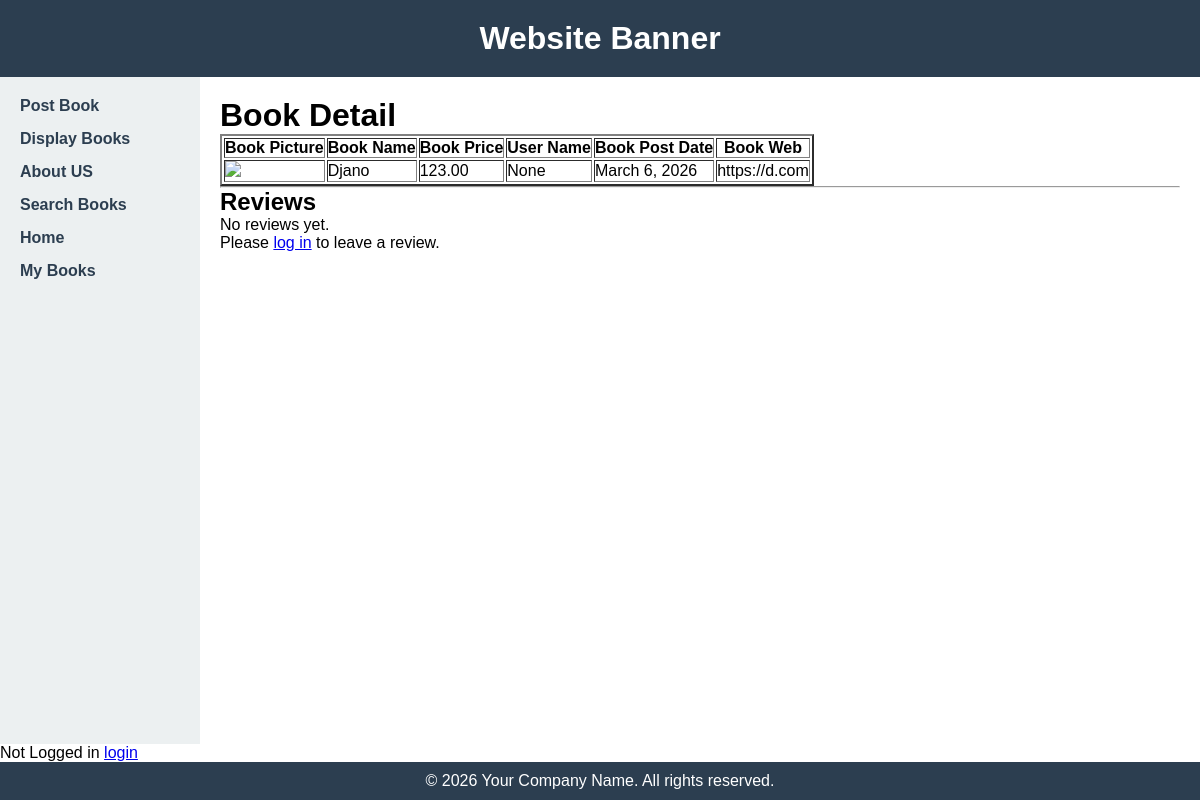
Before: /book_detail/1 with the older database file.
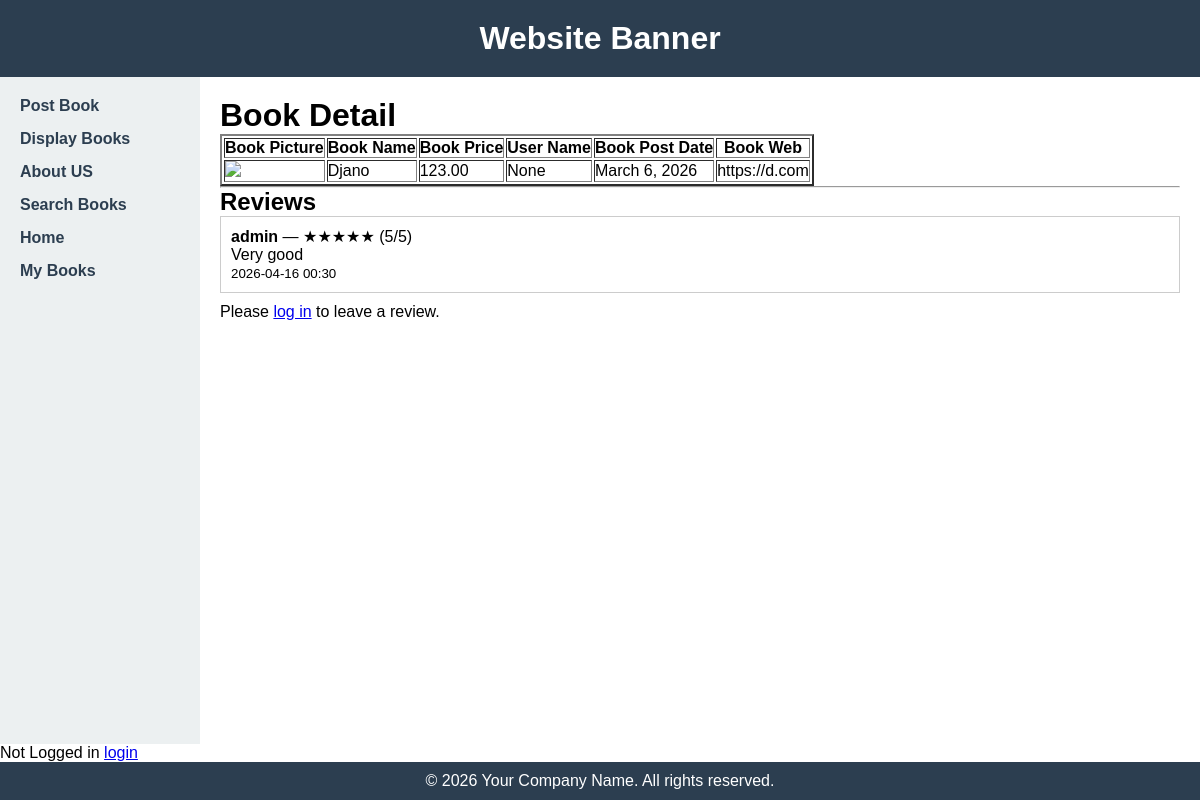
After: the same page with the newer database file.
### bookMng/models.py (models this page shows, shortened)
class MainMenu(models.Model):
    item = models.CharField(max_length=300, unique=True)
    link = models.CharField(max_length=300, unique=True)

class BookReview(models.Model):
    book = models.ForeignKey(Book, on_delete=models.CASCADE, related_name="reviews")
    user = models.ForeignKey(
        settings.AUTH_USER_MODEL,
        on_delete=models.CASCADE,
        related_name="book_reviews",
    )
    rating = models.PositiveSmallIntegerField(
        validators=[MinValueValidator(1), MaxValueValidator(5)]
    )
    comment = models.TextField()
    created_at = models.DateTimeField(auto_now_add=True)
    updated_at = models.DateTimeField(auto_now=True)
    class Meta:
        ordering = ["-created_at"]
        constraints = [
            models.UniqueConstraint(
                fields=["book", "user"],
                name="unique_review_per_user_per_book",
            )
        ]

### bookMng/views.py (the view)
# urls.py: path('book_detail/<int:book_id>', views.book_detail, name='book_detail'),
def book_detail(request, book_id):
    book = get_object_or_404(Book, id=book_id)
    book.pic_path = book.picture.url[14:]
    reviews = BookReview.objects.filter(book=book).order_by("-created_at")
    if request.user.is_authenticated:
        user_review = BookReview.objects.filter(book=book, user=request.user).first()
    else:
        user_review = None
    form = BookReviewForm(instance=user_review)
    return render(request,
                  'bookMng/book_detail.html',
                  {
                      'item_list': MainMenu.objects.all(),
                      'book': book,
                      'reviews': reviews,
                      'user_review': user_review,
                      'form': form,
                  })

### bookEx/templates/bookMng/book_detail.html (shortened to what this page needs)
{% extends "base.html" %}
{% load static %}
{% block sidenav %}
   {% for item in item_list %}
      <li>
        <a href="{{ item.link }}">  {{ item.item }} </a>
      </li>
   {% endfor %}
{% endblock sidenav %}
{% block content %}
   <h1>Book Detail</h1>
   <table border="2" >
      <tr>
          <th>
              Book Picture
          </th>
          <th>
              Book Name
          </th>
          <th>
              Book Price
          </th>
          <th>
              User Name
          </th>
          <th>
              Book Post Date
          </th>
          <th>
              Book Web
          </th>
      </tr>
       <tr>
           <td>
           <img src="{% static book.pic_path %}" width="100" />
         </td>
         <td>
            {{ book.name }}
         </td>
         <td>
            {{ book.price }}
         </td>
          <td>
            {{ book.username }}
         </td>
           <td>
            {{ book.publishdate }}
         </td>
           <td>
               {{ book.web }}
           </td>
      </tr>
   </table>
   <hr>
   <h2>Reviews</h2>
   {% if reviews %}
      {% for review in reviews %}
         <div style="border: 1px solid #ccc; padding: 10px; margin-bottom: 10px;">
            <strong>{{ review.user.username }}</strong>
            &mdash;
            {% with review.rating as r %}
               {% if r == 1 %}★☆☆☆☆
               {% elif r == 2 %}★★☆☆☆
               {% elif r == 3 %}★★★☆☆
               {% elif r == 4 %}★★★★☆
               {% else %}★★★★★
               {% endif %}
            {% endwith %}
            ({{ review.rating }}/5)
            <br>
            <p>{{ review.comment }}</p>
            <small>{{ review.created_at|date:"Y-m-d H:i" }}</small>
         </div>
      {% endfor %}
   {% else %}
      <p>No reviews yet.</p>
   {% endif %}
   {% if user.is_authenticated %}
      <h3>{% if user_review %}Edit Your Review{% else %}Leave a Review{% endif %}</h3>
      <form action="{% url 'submit_review' book.id %}" method="post">
         {% csrf_token %}
         {{ form.as_p }}
         <button type="submit">{% if user_review %}Update Review{% else %}Submit Review{% endif %}</button>
      </form>
   {% else %}
      <p>Please <a href="{% url 'login' %}?next={{ request.path }}">log in</a> to leave a review.</p>
   {% endif %}
{% endblock content %}

Changed rows visible on the page:
added BookReview: user.username "admin", rating "5", comment "Very good", created_at "2026-04-16 00:30"
Other visible differences:
text no longer shown: "No reviews yet."
